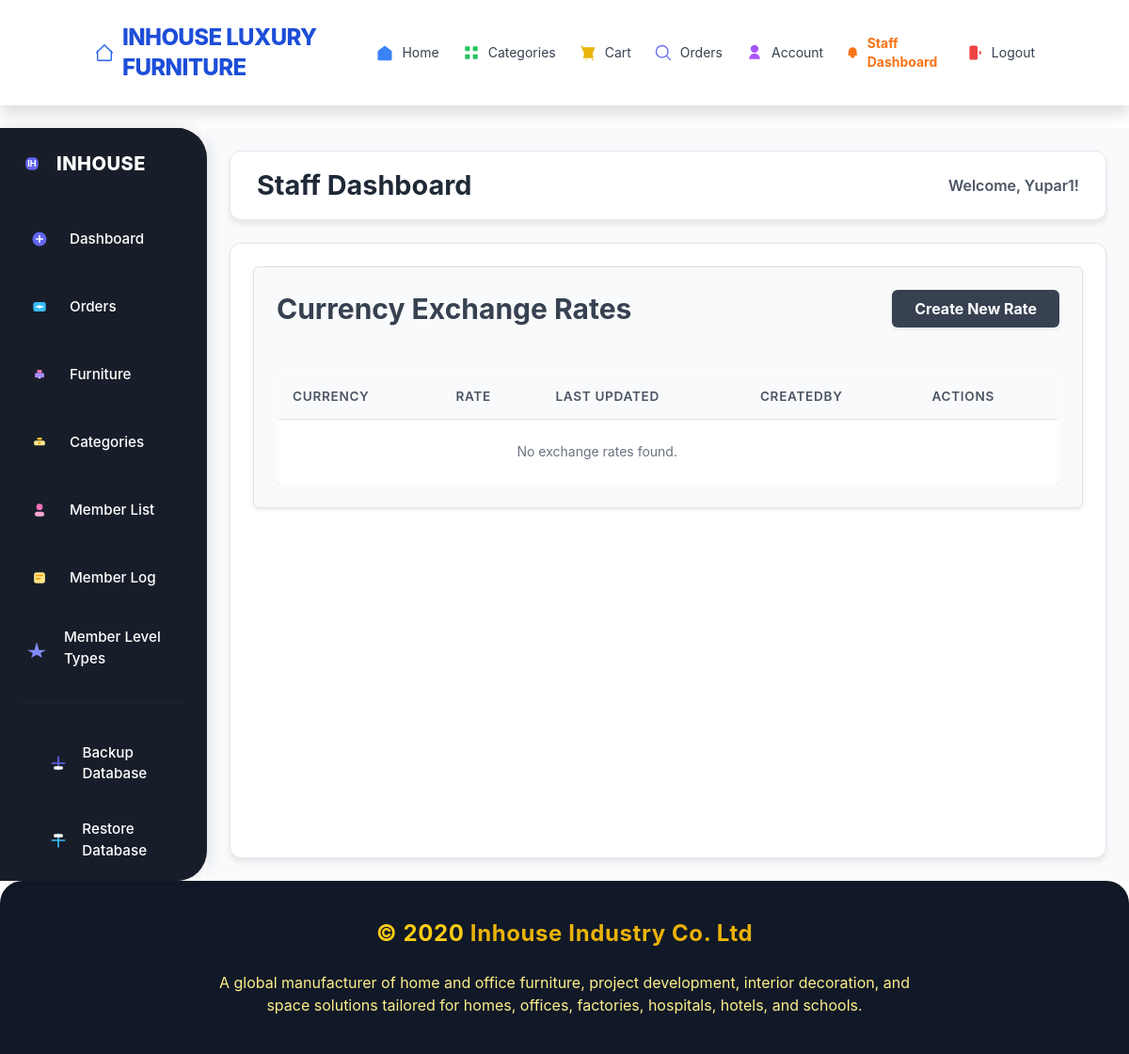
Page /staff/exchange-rates/list/ (signed in) on the earlier database version.
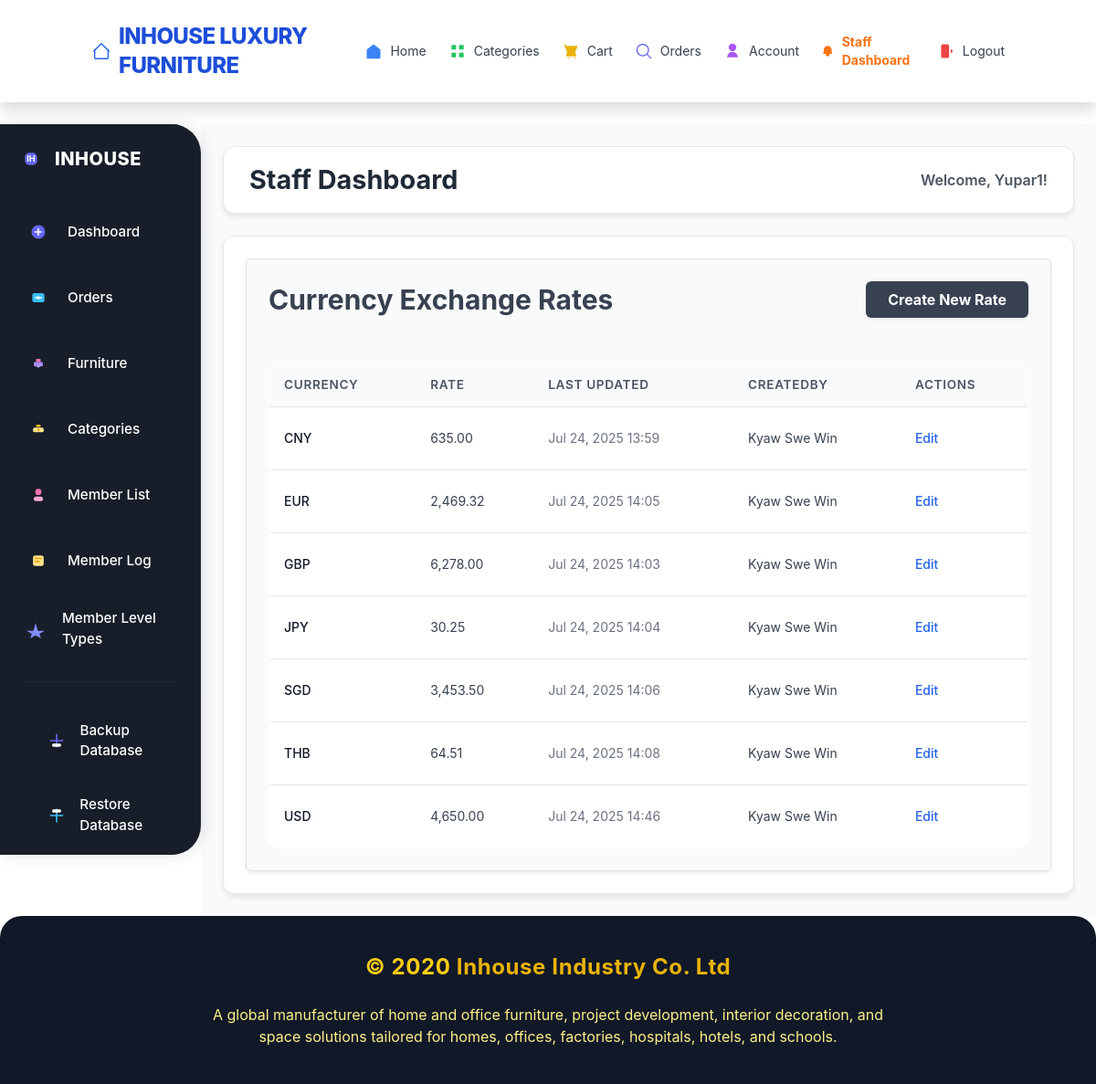
Same page on the later database version.
### store/models.py (models this page shows, shortened)
class ExchangeRate(models.Model):
    currency = models.CharField(max_length=3, unique=True, help_text="e.g., USD, EUR, JPY")
    rate = models.DecimalField(max_digits=10, decimal_places=2)
    last_updated = models.DateTimeField(auto_now=True)
    created_by = models.ForeignKey(
        CustomUser,
        on_delete=models.SET_NULL,
        null=True,
        blank=True,
        related_name='exchange_rates_changed',
        help_text="The user who last created or modified this exchange rate."
    )
    class Meta:
        ordering = ['currency']
        verbose_name = "Exchange Rate"
        verbose_name_plural = "Exchange Rates"

class CustomUser(AbstractUser):
    phone = models.CharField(max_length=15, blank=True, null=True)
    nrc = models.CharField(max_length=30, blank=True)
    dob = models.DateField(null=True, blank=True)
    c_code = models.CharField(max_length=20, unique=True, blank=True)
    createdby = models.CharField(max_length=20, default='website')
    amount = models.DecimalField(
        max_digits=10,
        decimal_places=2,
        default=0.00
    )
    member_level_choices = [
        ('INHOUSE', 'Inhouse'),
        ('CLASSIC', 'Classic'),
        ('GOLD', 'Gold'),
        ('PLATINUM', 'Platinum'),
        ('DIAMOND', 'Diamond'),
        ('VVIP', 'VVIP'),
    ]
    member_level = models.CharField(
        max_length=10,
        choices=member_level_choices,
        default='Bronze'
    )

### store/views_staff.py (the view)
@login_required
@user_passes_test(is_staff_check)
def exchange_rate_list(request):
    rates = ExchangeRate.objects.all().order_by('currency')
    return render(request, 'exchange_rate/list.html', {'rates': rates})

### store/views_staff.py (called while the page is built)
def is_staff_check(user):
    return user.is_authenticated and user.is_staff

### store/templates/exchange_rate/list.html (shortened to what this page needs)
{% extends "staff/base_staff.html" %}
{% load humanize %}
{% block content %}
<div class="max-w-4xl mx-auto p-6 bg-gray-50 rounded-md shadow-sm border border-gray-100 text-gray-900">
    <div class="flex justify-between items-center mb-6">
        <h1 class="text-3xl font-bold text-gray-700">Currency Exchange Rates</h1>
        <a href="{% url 'create_exchange_rate' %}" class="bg-gray-700 hover:bg-gray-800 text-white font-bold py-2 px-4 rounded-md shadow-sm hover:shadow-md transition duration-200 ease-in-out">
            Create New Rate
        </a>
    </div>
    <div class="overflow-x-auto">
        <table class="min-w-full divide-y divide-gray-200 border border-gray-200 rounded-md">
            <thead class="bg-gray-100">
                <tr>
                    <th scope="col" class="px-6 py-3 text-left text-xs font-medium text-gray-600 uppercase tracking-wider">Currency</th>
                    <th scope="col" class="px-6 py-3 text-left text-xs font-medium text-gray-600 uppercase tracking-wider">Rate</th>
                    <th scope="col" class="px-6 py-3 text-left text-xs font-medium text-gray-600 uppercase tracking-wider">Last Updated</th>
                    <th scope="col" class="px-6 py-3 text-left text-xs font-medium text-gray-600 uppercase tracking-wider">CreatedBy</th>
                    <th scope="col" class="px-6 py-3 text-left text-xs font-medium text-gray-600 uppercase tracking-wider">Actions</th>
                </tr>
            </thead>
            <tbody class="bg-white divide-y divide-gray-200">
                {% for rate in rates %}
                <tr class="hover:bg-gray-50 transition duration-150 ease-in-out">
                    <td class="px-6 py-4 whitespace-nowrap text-sm font-medium text-gray-900">{{ rate.currency }}</td>
                    <td class="px-6 py-4 whitespace-nowrap text-sm text-gray-700">{{ rate.rate|intcomma }}</td>
                    <td class="px-6 py-4 whitespace-nowrap text-sm text-gray-500">{{ rate.last_updated|date:"M d, Y H:i" }}</td>
                    <td class="px-6 py-4 whitespace-nowrap text-sm text-gray-700">
                        {% if rate.created_by %}
                            {{ rate.created_by.get_full_name|default:rate.created_by.username }}
                        {% else %}
                            Administrator
                        {% endif %}
                    </td>
                    <td class="px-6 py-4 whitespace-nowrap text-sm font-medium">
                        <a href="{% url 'update_exchange_rate' rate.currency %}" class="text-blue-600 hover:text-blue-800 hover:underline">Edit</a>
                    </td>
                </tr>
                {% empty %}
                <tr>
                    <td colspan="4" class="px-6 py-4 text-center text-sm text-gray-500">No exchange rates found.</td>
                </tr>
                {% endfor %}
            </tbody>
        </table>
    </div>
</div>
{% endblock %}

Differences in the rows shown:
added ExchangeRate: currency "CNY", rate "635.00", last_updated "Jul 24, 2025 13:59", created_by.get_full_name "Kyaw Swe Win"
added ExchangeRate: currency "EUR", rate "2,469.32", last_updated "Jul 24, 2025 14:05", created_by.get_full_name "Kyaw Swe Win"
added ExchangeRate: currency "GBP", rate "6,278.00", last_updated "Jul 24, 2025 14:03", created_by.get_full_name "Kyaw Swe Win"
added ExchangeRate: currency "JPY", rate "30.25", last_updated "Jul 24, 2025 14:04", created_by.get_full_name "Kyaw Swe Win"
added ExchangeRate: currency "SGD", rate "3,453.50", last_updated "Jul 24, 2025 14:06", created_by.get_full_name "Kyaw Swe Win"
added ExchangeRate: currency "THB", rate "64.51", last_updated "Jul 24, 2025 14:08", created_by.get_full_name "Kyaw Swe Win"
added ExchangeRate: currency "USD", rate "4,650.00", last_updated "Jul 24, 2025 14:46", created_by.get_full_name "Kyaw Swe Win"
Other differences:
text no longer shown: "No exchange rates found."
